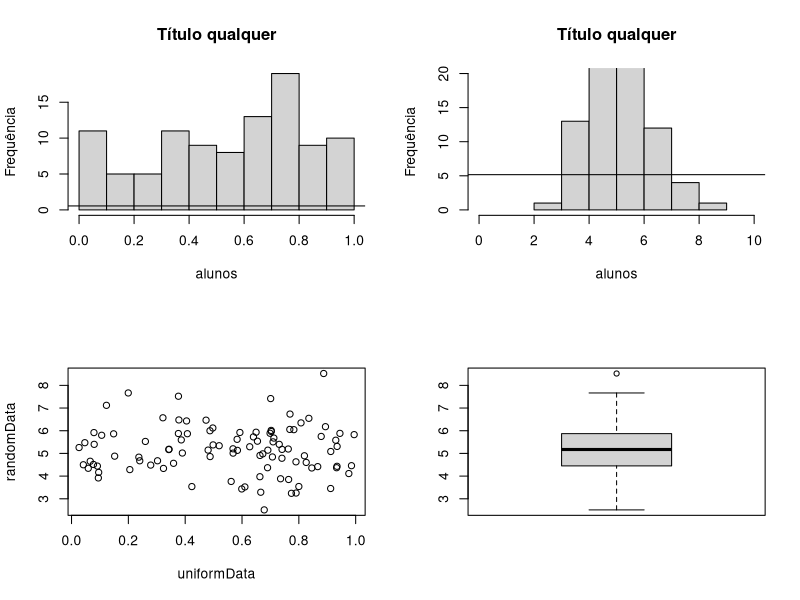
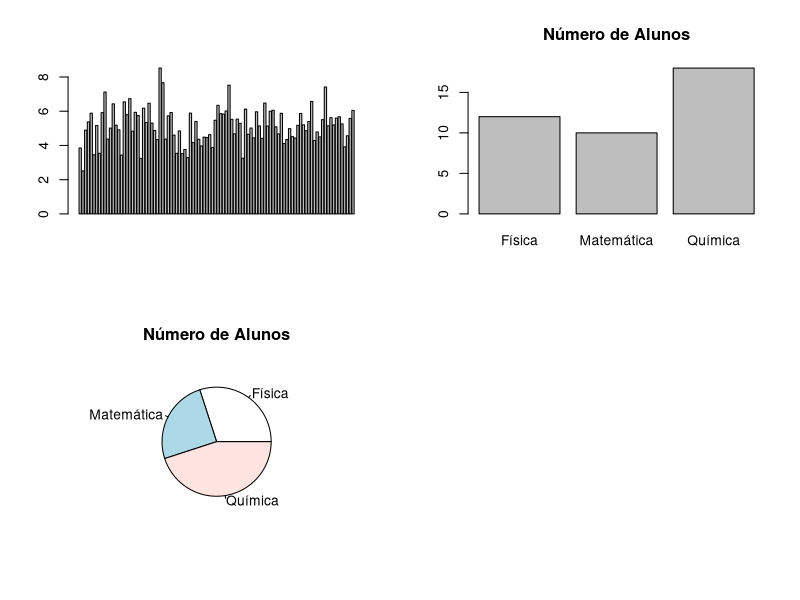
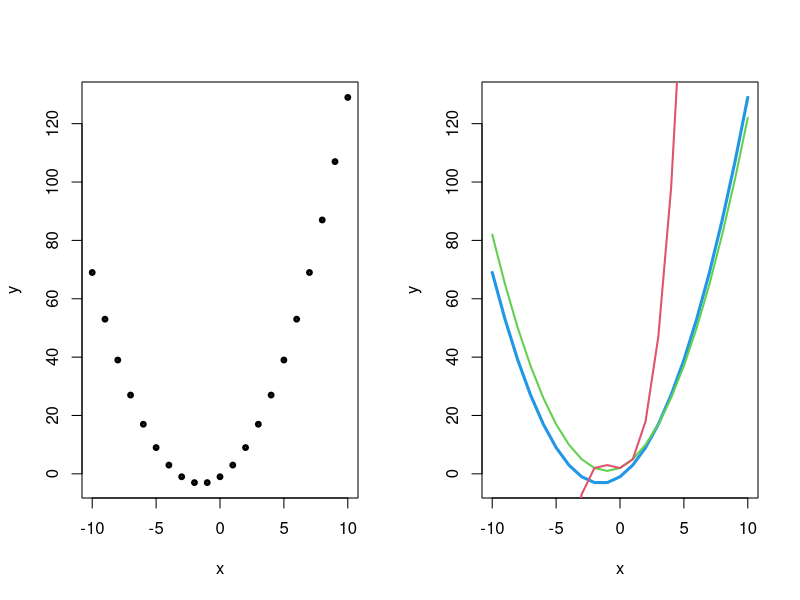
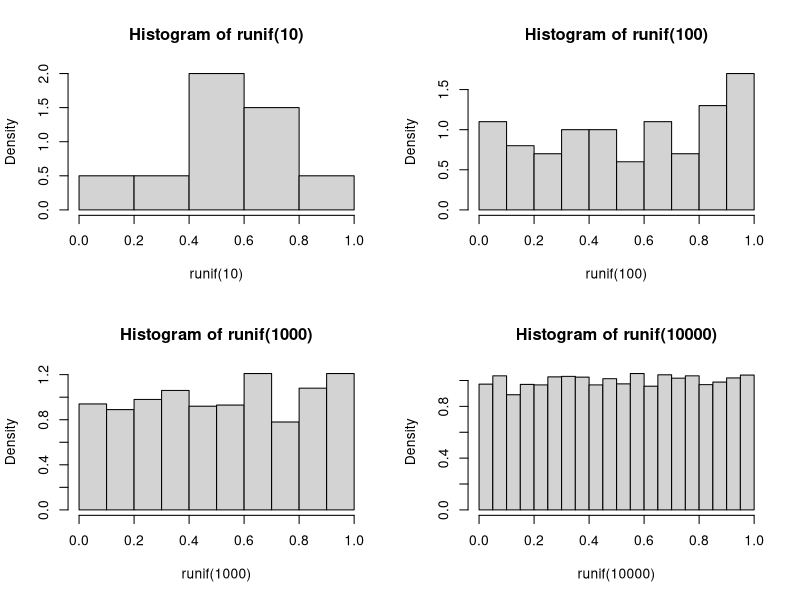

Write the R code that produced these figures, in order.
# Classe 26-10-16

# Ambient configuration
par(mfrow = c(2, 2))

# Data
uniformData <- runif(100)
randomData <- rnorm(100, 5, 1)

# Plots
stem(uniformData)
stem(randomData)

hist(uniformData, xlab = "alunos", ylab = "Frequência", main = "Título qualquer")
abline(h = mean(uniformData))

hist(randomData, xlab = "alunos", ylab = "Frequência", main = "Título qualquer",
     xlim = c(0, 10), ylim = c(0, 20))
abline(h = mean(randomData))

plot(uniformData, randomData)
boxplot(randomData)
barplot(randomData)

# Intermission
pdf("temp1.pdf")
par(mfrow=c(2,2))
hist(runif(10), freq=F)
hist(runif(100), freq=F)
hist(runif(1000), freq=F)
hist(runif(10000), freq=F)
dev.off()

# Int
x <- c(12, 10, 18)
names(x) <- c("Física", "Matemática", "Química")
barplot(x, main="Número de Alunos")
pie(x, main="Número de Alunos")

# Better graphics
par(mfrow=c(1,2))
x <- -10:10
y <- x^2 + 3*x - 1
plot(x, y, col=9, cex=.5, lwd=3)

y2 <- x^2 + 2*x + 2
plot(x, y, t='l', col=4, cex=.5, lwd=3, xlim=c(-10,10))
points(x, y2, col=3, t='l', lwd=2)

y3 <- x^3 + 2*x^2 + 2
points(x, y3, col=2, t='l', lwd=2)
